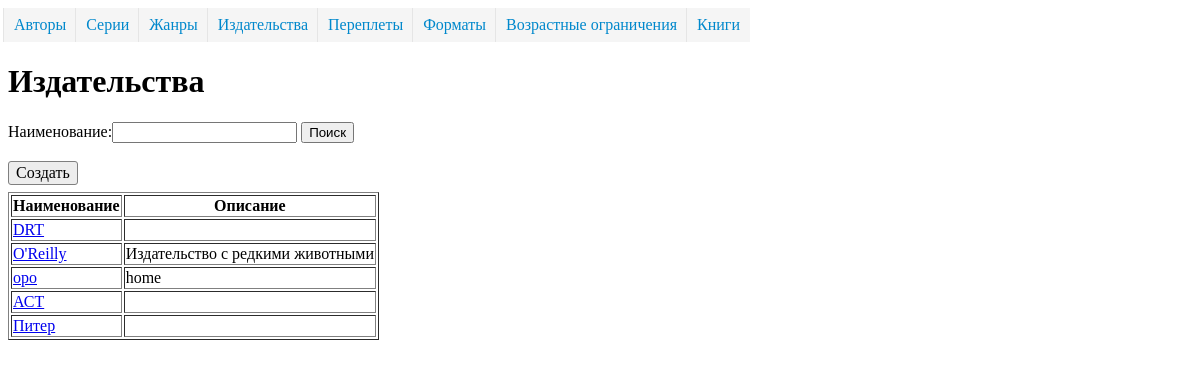
Page /directory/publishing/ on the earlier database version.
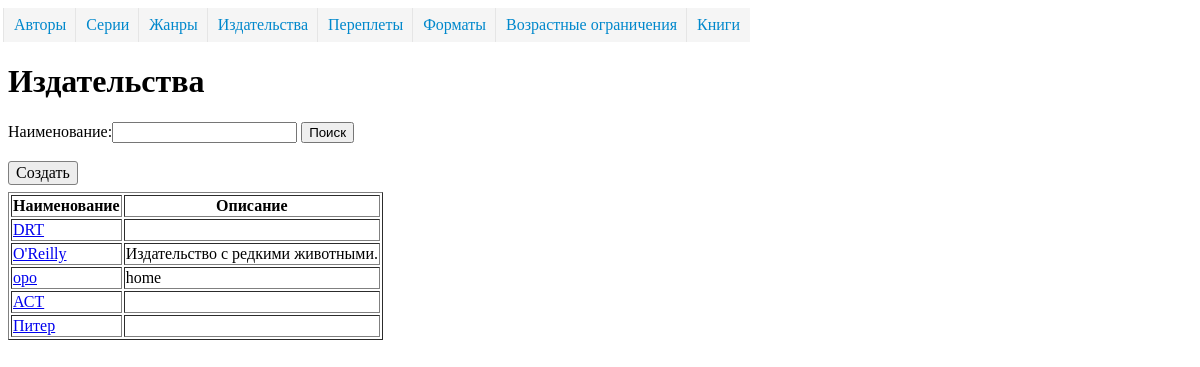
Same page on the later database version.
### dimensionsapp/models.py (models this page shows, shortened)
class Dimension(models.Model):
    name = models.CharField("Наименование", max_length=50, unique=True)
    description = models.TextField("Описание", blank=True, )
    class Meta:
        abstract = True
        ordering = ['name']

class PublishingHouse(Dimension):
    class Meta(Dimension.Meta):
        verbose_name = 'издательство'
        verbose_name_plural = 'издательства'

### dimensionsapp/views.py (the view)
class PublishingHouseListView(ListViewFilter):
    model = PublishingHouse
    extra_context = {'url_detail': 'publishing_house_detail'}

### dimensionsapp/form.py
class SearchForm(forms.Form):
    search = forms.CharField(label='Наименование', required=False)

### dimensionsapp/views.py (called while the page is built)
    def get_context_data(self, *, object_list=None, **kwargs):
        context = super().get_context_data(**kwargs)
        if 'search' in self.request.GET:
            context['form'] = self.form({'search': self.request.GET['search']})
        else:
            context['form'] = self.form()
        return context

    def get_queryset(self):
        qs = super().get_queryset()
        if 'search' in self.request.GET and self.request.GET['search'] != '':
            name = self.request.GET['search']
            qs = qs.filter(name__istartswith=name)
        return qs

### templates/dimensionsapp/publishinghouse_list.html (shortened to what this page needs)
{% extends 'dimension_list.html' %}
{% block header %}
        <H1>Издательства</H1>
    {% endblock %}
{% block create_ankor%}{% url 'publishing_house_create' %}{% endblock %}

### templates/dimension_list.html (shortened to what this page needs)
<!DOCTYPE html>
<html lang="ru">
<head>
{% load static %}
    <link rel="stylesheet" href="{% static "css/stylesheet.css" %}">
</head>
<body>
    {% include 'menu.html' %}
    {% block header %}{% endblock %}
    {% block searchform %}
        <form action="" method="get">
            {% block searchform_name %}
                {{ form }}
            {% endblock %}
            <button type="submit">Поиск</button>
        </form>
        <br>
    {% endblock %}
    {% block create %}
        <a href="{% block create_ankor %}#{% endblock %}" class="button">Создать</a>
    {% endblock %}
    <table border="1">
        {% block dimension_list %}
            <tr>
                <th>Наименование</th>
                <th>Описание</th>
            </tr>
            {% for object in object_list %}
                <tr>
                    <td><a href="{% url url_detail object.pk %}">{{ object.name }}</a></td>
                    <td>{{  object.description }}</td>
                </tr>
            {% endfor %}
        {% endblock %}
    </table>
</body>
</html>

Differences in the rows shown:
changed PublishingHouse "O'Reilly": description "Издательство с редкими животными" → "Издательство с редкими животными."
